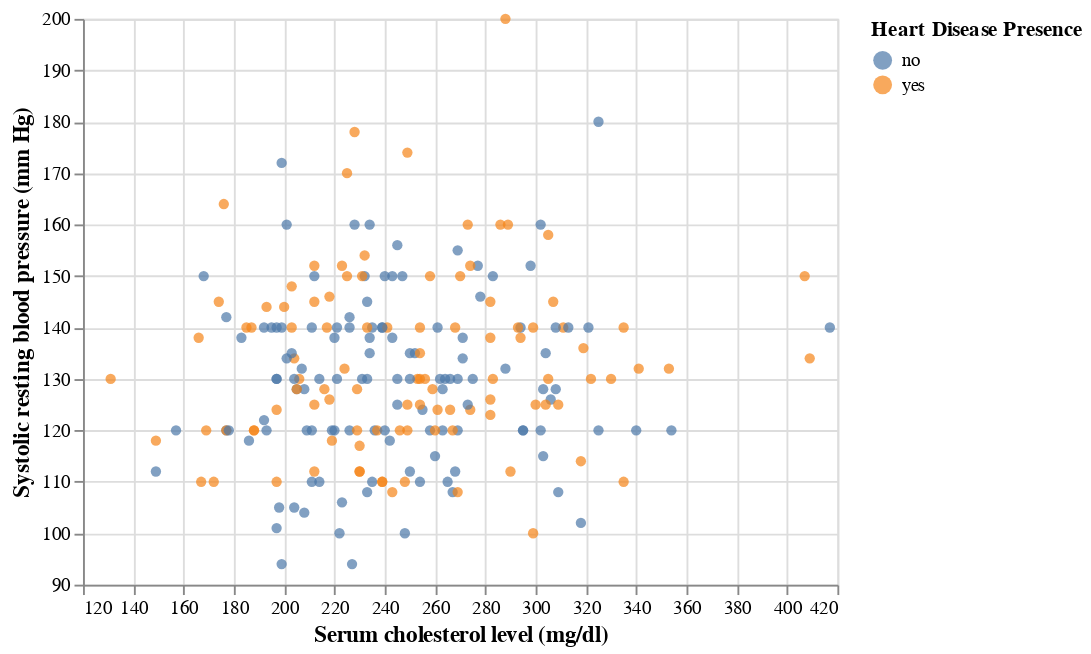

Source (notebook cell):
### Markdown cell above
Once again, we compared the mean value of each predictor variable with each category of heart disease presence and made bar graphs displaying each relationship. From these bar graphs, we can see that having heart disease is associated with lower maximum heart rates, higher cholesterol levels, and higher systolic blood pressures.

We also created three scatterplots that each visualized the relationship between two of our quantitative variables. From these scatterplots, there does not seem to be a strong relationship between any pair of our predictors.

**Figure 10A: Serum cholesterol level versus systolic blood pressure**

### Code cell
chol_vs_restbps = (
    alt.Chart(hd_general_train)
    .mark_circle()
    .encode(
        x=alt.X("chol", title="Serum cholesterol level (mg/dl)", scale=alt.Scale(zero=False)),
        y=alt.Y("trestbps(systolic)", title="Systolic resting blood pressure (mm Hg)", scale=alt.Scale(zero=False)),
        color=alt.Color("heart_disease_presence", title="Heart Disease Presence")
    )
).configure_axis(titleFontSize=12)
chol_vs_restbps

### Figure 1 — Vega-Lite specification as saved in the notebook (floating-point values rounded to 4 significant figures; data arrays with more than 128 entries replaced by an {"elided": "..."} marker saying what was removed)
{"config": {"view": {"continuousWidth": 400, "continuousHeight": 300}, "axis": {"titleFontSize": 12}}, "data": {"name": "data-30be64c4df4ba8f27c03470da3896931"}, "mark": "circle", "encoding": {"color": {"field": "heart_disease_presence", "title": "Heart Disease Presence", "type": "nominal"}, "x": {"field": "chol", "scale": {"zero": false}, "title": "Serum cholesterol level (mg/dl)", "type": "quantitative"}, "y": {"field": "trestbps(systolic)", "scale": {"zero": false}, "title": "Systolic resting blood pressure (mm Hg)", "type": "quantitative"}}, "$schema": "https://vega.github.io/schema/vega-lite/v4.17.0.json", "datasets": {"data-30be64c4df4ba8f27c03470da3896931": {"elided": "222 records"}}}
